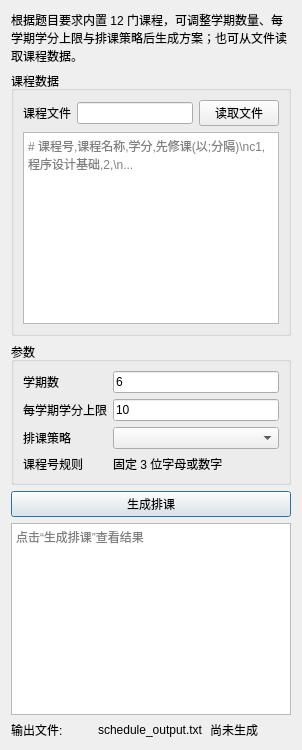
<?xml version="1.0" encoding="UTF-8"?>
<ui version="4.0">
<class>MainWindow</class>
<widget class="QWidget" name="MainWindow">
  <property name="windowTitle">
   <string>教学计划编排</string>
  </property>
  <layout class="QVBoxLayout" name="verticalLayout">
   <item>
    <widget class="QLabel" name="infoLabel">
     <property name="text">
      <string>根据题目要求内置 12 门课程，可调整学期数量、每学期学分上限与排课策略后生成方案；也可从文件读取课程数据。</string>
     </property>
     <property name="wordWrap">
      <bool>true</bool>
     </property>
    </widget>
   </item>
   <item>
    <widget class="QGroupBox" name="courseGroup">
     <property name="title">
      <string>课程数据</string>
     </property>
     <layout class="QGridLayout" name="gridLayout">
      <item row="0" column="0">
       <widget class="QLabel" name="courseFileLabel">
        <property name="text">
         <string>课程文件</string>
        </property>
       </widget>
      </item>
      <item row="0" column="1">
       <widget class="QLineEdit" name="courseFileEdit"/>
      </item>
      <item row="0" column="2">
       <widget class="QPushButton" name="loadButton">
        <property name="text">
         <string>读取文件</string>
        </property>
       </widget>
      </item>
      <item row="1" column="0" colspan="3">
       <widget class="QTextEdit" name="courseInput">
        <property name="placeholderText">
         <string># 课程号,课程名称,学分,先修课(以;分隔)\nc1,程序设计基础,2,\n...</string>
        </property>
       </widget>
      </item>
     </layout>
    </widget>
   </item>
   <item>
    <widget class="QGroupBox" name="paramsGroup">
     <property name="title">
      <string>参数</string>
     </property>
     <layout class="QFormLayout" name="formLayout">
      <item row="0" column="0">
       <widget class="QLabel" name="semesterLabel">
        <property name="text">
         <string>学期数</string>
        </property>
       </widget>
      </item>
      <item row="0" column="1">
       <widget class="QLineEdit" name="semesterEdit">
        <property name="text">
         <string>6</string>
        </property>
       </widget>
      </item>
      <item row="1" column="0">
       <widget class="QLabel" name="creditLimitLabel">
        <property name="text">
         <string>每学期学分上限</string>
        </property>
       </widget>
      </item>
      <item row="1" column="1">
       <widget class="QLineEdit" name="creditLimitEdit">
        <property name="text">
         <string>10</string>
        </property>
       </widget>
      </item>
      <item row="2" column="0">
       <widget class="QLabel" name="strategyLabel">
        <property name="text">
         <string>排课策略</string>
        </property>
       </widget>
      </item>
      <item row="2" column="1">
       <widget class="QComboBox" name="strategyCombo"/>
      </item>
      <item row="3" column="0">
       <widget class="QLabel" name="courseIdRuleLabel">
        <property name="text">
         <string>课程号规则</string>
        </property>
       </widget>
      </item>
      <item row="3" column="1">
       <widget class="QLabel" name="courseIdRuleValue">
        <property name="text">
         <string>固定 3 位字母或数字</string>
        </property>
       </widget>
      </item>
     </layout>
    </widget>
   </item>
   <item>
    <widget class="QPushButton" name="runButton">
     <property name="text">
      <string>生成排课</string>
     </property>
     <property name="default">
      <bool>true</bool>
     </property>
    </widget>
   </item>
   <item>
    <widget class="QTextBrowser" name="outputBrowser">
     <property name="placeholderText">
      <string>点击“生成排课”查看结果</string>
     </property>
    </widget>
   </item>
   <item>
    <layout class="QHBoxLayout" name="outputLayout">
     <item>
      <widget class="QLabel" name="outputFileLabelTitle">
       <property name="text">
        <string>输出文件:</string>
       </property>
      </widget>
     </item>
     <item>
      <widget class="QLabel" name="outputFileLabel">
       <property name="text">
        <string notr="true">schedule_output.txt</string>
       </property>
       <property name="textInteractionFlags">
        <set>Qt::TextSelectableByMouse</set>
       </property>
      </widget>
     </item>
     <item>
      <widget class="QLabel" name="outputStatusLabel">
       <property name="text">
        <string>尚未生成</string>
       </property>
       <property name="textInteractionFlags">
        <set>Qt::TextSelectableByMouse</set>
       </property>
      </widget>
     </item>
    </layout>
   </item>
  </layout>
 </widget>
 <resources/>
 <connections/>
</ui>
